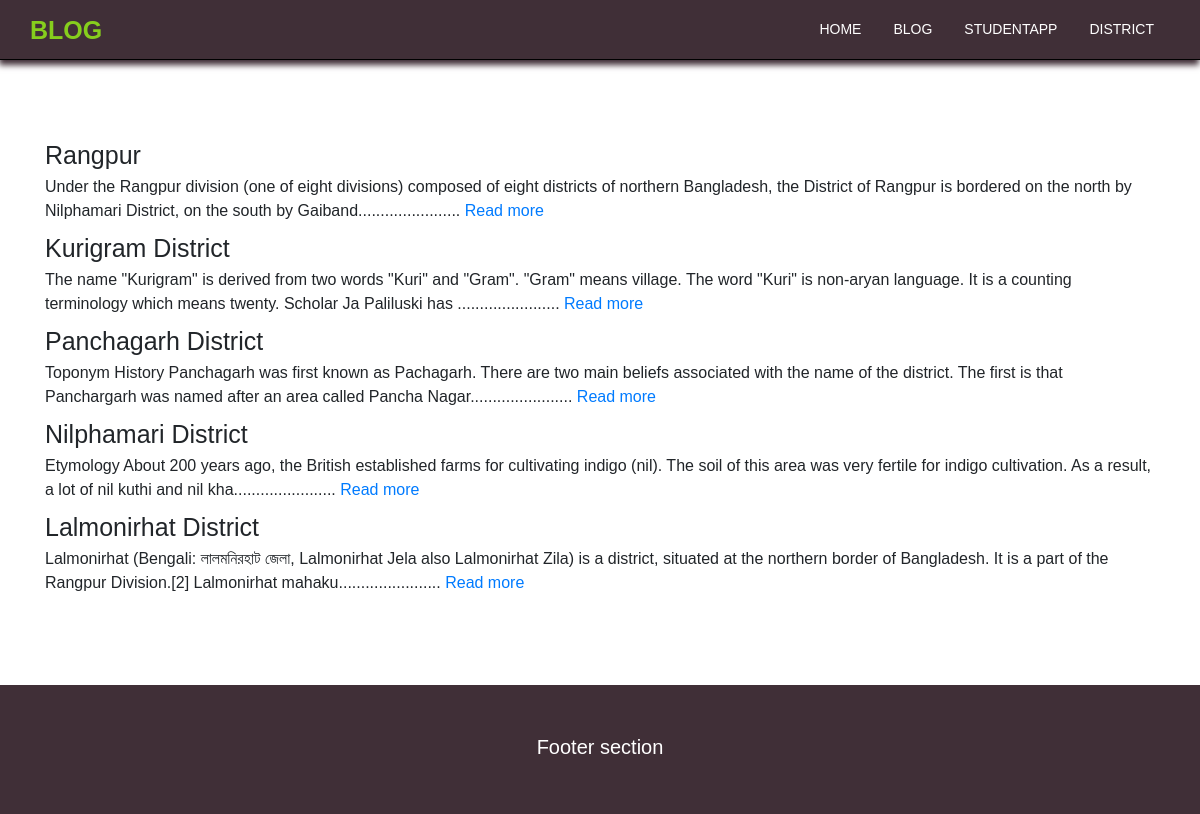
The page /district-list/ on the database its author committed.
### address/models.py (models this page shows, shortened)
class District(models.Model):
    name = models.CharField(max_length=150)
    dis_info = models.TextField()
    date_create = models.DateTimeField(auto_now_add=True)

### address/views.py (the view)
# urls.py: path('district-list/', views.district_list, name='district-list'),
def district_list(request):
    districts = District.objects.all()
    context = {
        'districts': districts
    }
    return render(request, 'address/district_list.html', context)

### Blog/templatetags/custom_filters.py (called while the page is built)
def range_filter(value):
    return value[0:200] + "......................."

### templates/address/district_list.html (shortened to what this page needs)
{% extends 'base.html' %}
{% load custom_filters %}
{% block body_block %}
              {% for district in districts %}
              <h1>{{ district.name }}</h1>
              <p>{{ district.dis_info | range_filter }} <a href="{% url 'Address:district-detail' id=district.pk %}">Read more</a></p>
              {% endfor %}
{% endblock %}

### templates/base.html (shortened to what this page needs)
<!DOCTYPE html>
{% load static %}
<html class="no-js">
  <head>
    <link
      rel="stylesheet"
      href="https://stackpath.bootstrapcdn.com/bootstrap/4.5.0/css/bootstrap.min.css"
    />
    <link rel="stylesheet" href="{% static 'vendors/css/all.min.css' %}" />
    <link rel="stylesheet" href="{% static 'vendors/css/fontawesome.min.css' %}" />
    <link rel="stylesheet" id="myStyle" href="{% static 'resources/css/main.css' %}" />
    <link rel="stylesheet" href="{% static 'resources/css/responsive.css' %}" />
  </head>
  <body>
    <header class="header clearfix">
      <nav>
        <div class="logo">
          <a href="#home">
            <h2><span>Blog</span></h2>
          </a>
        </div>
        <div class="main_nav_right">
          <ul>
            <li><a href="{% url 'Blog:blog-list' %}">Home</a></li>
            <li><a href="{% url 'Blog:blog-list' %}">Blog</a></li>
            <li><a href="{% url 'Students:student-list' %}">StudentApp</a></li>
            <li><a href="{% url 'Address:district-list' %}">District</a></li>
          </ul>
        </div>
      </nav>
    </header>
    <section class="home_section">
      <div class="container">
        {% block body_block %}
        {% endblock %}
      </div>
    </section>
    <footer class="footer_section">
      <div class="container">
        <div class="col-md-12">
          <h2>Footer section</h2>
        </div>
      </div>
    </footer>
  </body>
</html>

### static/resources/css/main.css (style rules this page uses)
* { margin: 0; padding: 0; box-sizing: border-box; }
html { scroll-behavior: smooth; font-size: 62.5%; }
body { font-family: Titillium Web, sans-serif; }
section { padding: 8rem 0; width:100%; }
ul { list-style: none; }
h2 { font-size: 2rem; }
p { font-size: 1.6rem; }
.clearfix::after { content: ""; display: block; clear: both; }
.header { position: sticky; top: 0; background: #402f37; height: 6rem; box-shadow: -0.1rem 0.5rem 0.6rem #402f37; z-index: 100; border-bottom: 0.1rem solid #000; }
nav .logo { float: left; margin-left: 3rem; }
nav .logo a { text-decoration: none; }
nav .logo h2 { color: #fff; font-weight: 900; margin-top: 1.5rem; font-size: 2.5rem; }
nav .logo span { color: #86ce1d; text-transform: uppercase; }
.main_nav_right { float: right; margin-right: 3rem; }
.main_nav_right ul li { float: left; }
.main_nav_right ul li a { display: block; padding: 1.9rem 1.6rem; text-align: center; text-decoration: none; font-size: 1.4rem; color: #fff; text-transform: uppercase; transition: all ease-out 0.3s; -webkit-transition: all ease-out 0.3s; -moz-transition: all ease-out 0.3s; -ms-transition: all ease-out 0.3s; -o-transition: all ease-out 0.3s; position: relative; overflow: hidden; z-index: 1; }
.main_nav_right ul li a::after { position: absolute; content: ""; left: 0; top: 0px; width: 12rem; height: 20vh; background: #000; margin-right: 0.1rem; transform: translateY(-110%); -webkit-transform: translateY(-110%); -moz-transform: translateY(-110%); -ms-transform: translateY(-110%); -o-transform: translateY(-110%); transition: all ease-out 0.3s; -webkit-transition: all ease-out 0.3s; -moz-transition: all ease-out 0.3s; -ms-transition: all ease-out 0.3s; -o-transition: all ease-out 0.3s; clip-path: ellipse(5% 40% at 41% 50%); z-index: -1; }
.footer_section { background: #402f37; padding: 5rem 0; color: #fff; text-align: center; width:100%; }

### rows shown on the page
District: name "Rangpur", dis_info|range_filter "Under the Rangpur division (one of eight divisions) composed of eight districts of northern Bangladesh, the District of Rangpur is bordered on the north by Nilphamari District, on the south by Gaiband......................."
District: name "Kurigram District", dis_info|range_filter "The name \"Kurigram\" is derived from two words \"Kuri\" and \"Gram\". \"Gram\" means village. The word \"Kuri\" is non-aryan language. It is a counting terminology which means twenty. Scholar Ja Paliluski has ......................."
District: name "Panchagarh District", dis_info|range_filter "Toponym History Panchagarh was first known as Pachagarh. There are two main beliefs associated with the name of the district. The first is that Panchargarh was named after an area called Pancha Nagar......................."
District: name "Nilphamari District", dis_info|range_filter "Etymology About 200 years ago, the British established farms for cultivating indigo (nil). The soil of this area was very fertile for indigo cultivation. As a result, a lot of nil kuthi and nil kha......................."
District: name "Lalmonirhat District", dis_info|range_filter "Lalmonirhat (Bengali: লালমনিরহাট জেলা, Lalmonirhat Jela also Lalmonirhat Zila) is a district, situated at the northern border of Bangladesh. It is a part of the Rangpur Division.[2] Lalmonirhat mahaku......................."
